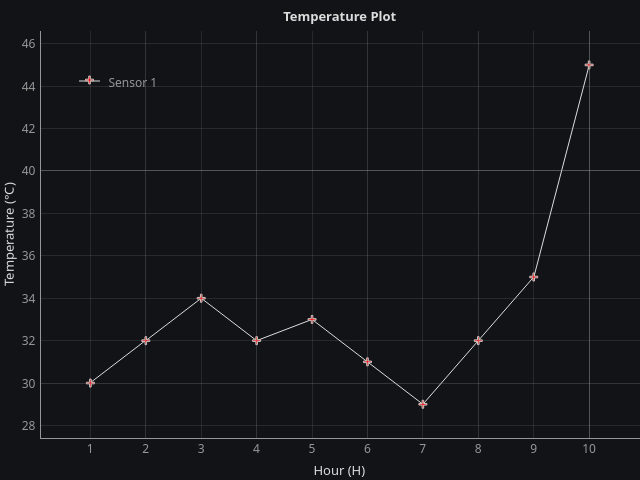

Write Python code to recreate this figure.
#!/usr/bin/env python
# File: pyqtplot09.py
# Name: D.Saravanan
# Date: 15/07/2023

""" Script to create plot using the PlotWidget in PyQtGraph """

import sys

import pyqtgraph as pg
from PyQt6 import QtCore, QtWidgets


class MainWindow(QtWidgets.QMainWindow):
    """Subclass of QMainWindow to customize application's main window."""

    def __init__(self, hour, temperature):
        super().__init__()

        # set the size parameters (width, height) pixels
        self.setFixedSize(QtCore.QSize(640, 480))

        # set the central widget of the window
        self.graphWidget = pg.PlotWidget()
        self.setCentralWidget(self.graphWidget)

        # set the background color using hex notation #121317 as string
        self.graphWidget.setBackground("#121317")

        # set the main plot title, text color, text size, text weight, text style
        self.graphWidget.setTitle(
            "Temperature Plot", color="#dcdcdc", size="10pt", bold=True, italic=False
        )

        # set the axis labels (position and text), style parameters
        styles = {"color": "#dcdcdc", "font-size": "10pt"}
        self.graphWidget.setLabel(
            "left", "Temperature", units="\N{DEGREE SIGN}C", **styles
        )
        self.graphWidget.setLabel("bottom", "Hour", units="H", **styles)

        # set the legend which represents given line
        self.graphWidget.addLegend()

        # set the background grid for both the x and y axis
        self.graphWidget.showGrid(x=True, y=True)

        # set the axis limits within the specified ranges and padding
        self.graphWidget.setXRange(1, 10, padding=0.1)
        self.graphWidget.setYRange(29, 45, padding=0.1)

        # set the line color in 3-tuple of int values, line width in pixels, line style
        lvalue = pg.mkPen(
            color=(220, 220, 220), width=1, style=QtCore.Qt.PenStyle.SolidLine
        )

        # plot data: x, y values with lines drawn using Qt's QPen types & marker '+'
        self.graphWidget.plot(
            hour,
            temperature,
            name="Sensor 1",
            pen=lvalue,
            symbol="+",
            symbolSize=8,
            symbolBrush=("r"),
        )


def main():
    """Need one (and only one) QApplication instance per application.
    Pass in sys.argv to allow command line arguments for the application.
    If no command line arguments than QApplication([]) is required."""
    app = QtWidgets.QApplication(sys.argv)

    hour = [1, 2, 3, 4, 5, 6, 7, 8, 9, 10]
    temperature = [30, 32, 34, 32, 33, 31, 29, 32, 35, 45]

    window = MainWindow(hour, temperature)  # an instance of the class MainWindow
    window.show()  # windows are hidden by default

    sys.exit(app.exec())  # start the event loop


if __name__ == "__main__":
    main()
